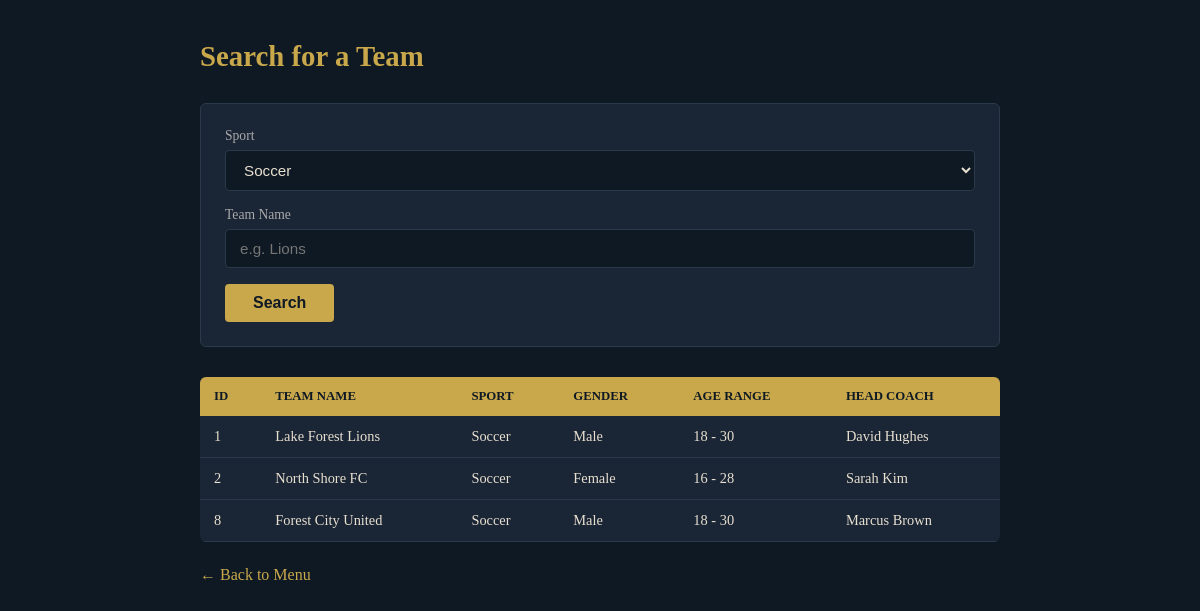
The page /searchTeam.php?sport=Soccer (signed in) on the database its author committed.
### tables this page shows
CREATE TABLE Team (
    TeamID INT NOT NULL AUTO_INCREMENT,
    SprtName VARCHAR(50) NOT NULL,
    FrstPlayer INT,
    HeadCoach INT,
    Name VARCHAR(50) NOT NULL,
    Sex CHAR(1),
    Min_age INT,
    Max_age INT,
    CONSTRAINT TeamPK PRIMARY KEY (TeamID),
    CONSTRAINT TeamSportFK FOREIGN KEY (SprtName) REFERENCES Sport(Name)
        ON DELETE CASCADE ON UPDATE CASCADE,
    CONSTRAINT TeamPlayerFK FOREIGN KEY (FrstPlayer) REFERENCES Player(P_USERID)
        ON DELETE SET NULL ON UPDATE CASCADE,
    CONSTRAINT TeamCoachFK FOREIGN KEY (HeadCoach) REFERENCES Coach(C_USERID)
        ON DELETE SET NULL ON UPDATE CASCADE
);

CREATE TABLE Users (
    USERID INT NOT NULL AUTO_INCREMENT,
    DOB DATE,
    Sex CHAR(1),
    Fname VARCHAR(15) NOT NULL,
    Lname VARCHAR(15) NOT NULL,
    Password VARCHAR(50) NOT NULL,
    CONSTRAINT UserPK PRIMARY KEY (USERID)
);

### searchTeam.php (the view, shortened to what this page needs)
<?php
    $menuPage = "index.php";
if ($_SESSION["role"] == "admin") {
    $menuPage = "adminMenu.php";
}
$conn = new mysqli("localhost", "root", "", "sportlfc");
$results = [];
$searched = false;
if (isset($_GET["sport"]) || isset($_GET["teamname"])) {
    $searched = true;
    $sport    = $conn->real_escape_string($_GET["sport"] ?? "");
    $sql = "SELECT t.TeamID, t.Name AS TeamName, t.SprtName, t.Sex, t.Min_age, t.Max_age, u.Fname, u.Lname
            FROM Team t LEFT JOIN Coach c ON t.HeadCoach = c.C_USERID
            LEFT JOIN Users u ON c.C_USERID = u.USERID WHERE 1=1";
    if ($sport != "")    $sql .= " AND t.SprtName LIKE '%$sport%'";
    $result = $conn->query($sql);
    while ($row = $result->fetch_assoc()) $results[] = $row;
}
$sportsResult = $conn->query("SELECT Name FROM Sport ORDER BY Name");
$sports = [];
while ($s = $sportsResult->fetch_assoc()) $sports[] = $s["Name"];
?>
<!DOCTYPE html>
<html lang="en">
<head>
</head>
<body>
<div class="container">
    <h1>Search for a Team</h1>
    <form method="get" action="searchTeam.php">
        <label>Sport</label>
        <select name="sport">
            <?php foreach ($sports as $s): ?>
                <option value="<?php echo $s; ?>" <?php echo (isset($_GET["sport"]) && $_GET["sport"] == $s) ? "selected" : ""; ?>><?php echo htmlspecialchars($s); ?></option>
            <?php endforeach; ?>
        </select>
        <label>Team Name</label>
        <input type="text" name="teamname" value="<?php echo htmlspecialchars($_GET["teamname"] ?? ""); ?>" placeholder="e.g. Lions">
        <input type="submit" class="btn" value="Search">
    </form>
    <?php if ($searched): ?>
        <?php if (count($results) > 0): ?>
            <table>
                <tr><th>ID</th><th>Team Name</th><th>Sport</th><th>Gender</th><th>Age Range</th><th>Head Coach</th></tr>
                <?php foreach ($results as $row): ?>
                <tr>
                    <td><?php echo $row["TeamID"]; ?></td>
                    <td><?php echo htmlspecialchars($row["TeamName"]); ?></td>
                    <td><?php echo htmlspecialchars($row["SprtName"]); ?></td>
                    <td><?php echo $row["Sex"] == "M" ? "Male" : "Female"; ?></td>
                    <td><?php echo $row["Min_age"]; ?> - <?php echo $row["Max_age"]; ?></td>
                    <td><?php echo htmlspecialchars($row["Fname"] . " " . $row["Lname"]); ?></td>
                </tr>
                <?php endforeach; ?>
            </table>
        <?php else: ?>
            <p class="none">No teams found.</p>
        <?php endif; ?>
    <?php endif; ?>
    <a class="back" href="<?php echo $menuPage; ?>">&larr; Back to Menu</a>
</div>
</body>
</html>

### searchTeam.php (style rules this page uses)
* { box-sizing: border-box; margin: 0; padding: 0; }
body { font-family: 'Georgia', serif; background: #0f1923; color: #e8e0d0; min-height: 100vh; padding: 40px 20px; }
.container { max-width: 800px; margin: 0 auto; }
h1 { font-size: 1.8rem; color: #c9a84c; margin-bottom: 30px; }
form { background: #1a2535; border: 1px solid #2a3a4a; border-radius: 6px; padding: 24px; margin-bottom: 30px; }
label { display: block; font-size: 0.85rem; color: #aaa; margin-bottom: 6px; }
input[type=text], select { width: 100%; padding: 10px 14px; background: #0f1923; border: 1px solid #2a3a4a; border-radius: 4px; color: #e8e0d0; font-size: 0.95rem; margin-bottom: 16px; }
.btn { background: #c9a84c; color: #0f1923; border: none; padding: 10px 28px; border-radius: 4px; font-size: 1rem; cursor: pointer; font-weight: bold; }
table { width: 100%; border-collapse: collapse; background: #1a2535; border-radius: 6px; overflow: hidden; }
th { background: #c9a84c; color: #0f1923; padding: 12px 14px; text-align: left; font-size: 0.8rem; text-transform: uppercase; }
td { padding: 12px 14px; border-bottom: 1px solid #2a3a4a; font-size: 0.9rem; }
.back { display: inline-block; margin-top: 24px; color: #c9a84c; text-decoration: none; }

### rows shown on the page
team: TeamID "1", Name "Lake Forest Lions", SprtName "Soccer", Sex "Male", Min_age "18", Max_age "30", users.Fname+Lname "David Hughes"
team: TeamID "2", Name "North Shore FC", SprtName "Soccer", Sex "Female", Min_age "16", Max_age "28", users.Fname+Lname "Sarah Kim"
team: TeamID "8", Name "Forest City United", SprtName "Soccer", Sex "Male", Min_age "18", Max_age "30", users.Fname+Lname "Marcus Brown"

### other values the page prints
form field sport "Soccer"
